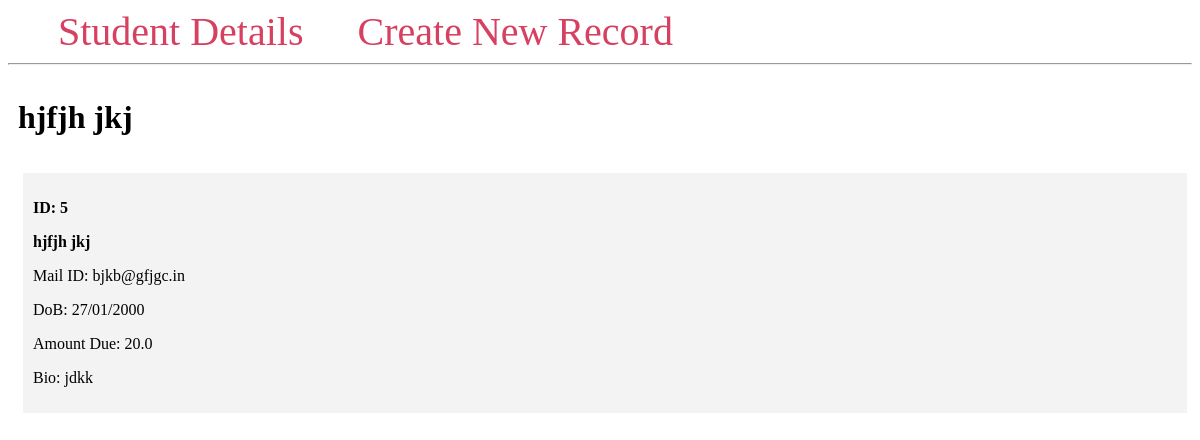
The app's page /5/ with its own data.
### app.py (models this page shows, shortened)
class Student(db.Model):
    id = db.Column(db.Integer, primary_key=True)
    firstname = db.Column(db.String(100), nullable=False)
    lastname = db.Column(db.String(100), nullable=False)
    email = db.Column(db.String(80), unique=True, nullable=False)
    dob = db.Column(db.String(80))
    amt_due = db.Column(db.Float)
    created_at = db.Column(db.DateTime(timezone=True),
                           server_default=func.now())
    bio = db.Column(db.Text)

### app.py (the view)
@app.route('/<int:student_id>/')
def student(student_id):
    student = Student.query.get_or_404(student_id)
    return render_template('student.html', student=student)

### templates/student.html
{% extends 'base.html' %}
{% block content %}
    <span class="title">
        <h1>{% block title %} {{ student.firstname }} {{ student.lastname }}{% endblock %}</h1>
    </span>
    <div class="content">
            <div class="student">
                <p><b>ID: {{ student.id }}</b></p>
                <b>
                    <p class="name">{{ student.firstname }} {{ student.lastname }}</p>
                </b>
                <p>Mail ID: {{ student.email }}</p>
                <p>DoB: {{ student.dob }}</p>
                <p>Amount Due: {{ student.amt_due }}</p>
                <p>Bio: {{ student.bio }}</p>
                </div>
            </div>
    </div>
{% endblock %}

### templates/base.html (style rules this page uses)
.title { margin: 5px; }
.content { margin: 5px; width: 100%; display: flex; flex-direction: row; flex-wrap: wrap; }
.student { flex: 20%; padding: 10px; margin: 5px; background-color: #f3f3f3; inline-size: 100%; }

### records on screen
Student: firstname "hjfjh", lastname "jkj", id "5", email "bjkb@gfjgc.in", dob "27/01/2000", amt_due "20.0", bio "jdkk"
